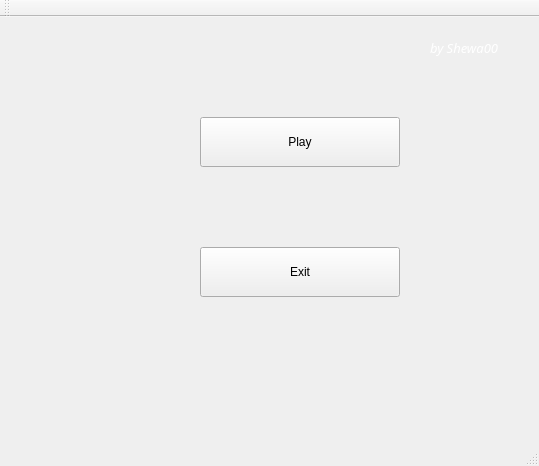
<?xml version="1.0" encoding="UTF-8"?>
<ui version="4.0">
 <class>MainWindow</class>
 <widget class="QMainWindow" name="MainWindow">
  <property name="geometry">
   <rect>
    <x>0</x>
    <y>0</y>
    <width>539</width>
    <height>466</height>
   </rect>
  </property>
  <property name="windowTitle">
   <string>MainWindow</string>
  </property>
  <widget class="QWidget" name="centralWidget">
   <widget class="QPushButton" name="PlayButton">
    <property name="geometry">
     <rect>
      <x>200</x>
      <y>100</y>
      <width>200</width>
      <height>50</height>
     </rect>
    </property>
    <property name="text">
     <string>Play</string>
    </property>
   </widget>
   <widget class="QPushButton" name="ExitButton">
    <property name="geometry">
     <rect>
      <x>200</x>
      <y>230</y>
      <width>200</width>
      <height>50</height>
     </rect>
    </property>
    <property name="text">
     <string>Exit</string>
    </property>
   </widget>
   <widget class="QLabel" name="label">
    <property name="geometry">
     <rect>
      <x>-310</x>
      <y>-130</y>
      <width>1241</width>
      <height>751</height>
     </rect>
    </property>
    <property name="text">
     <string/>
    </property>
    <property name="pixmap">
     <pixmap resource="resources.qrc">:/tex/Bckg</pixmap>
    </property>
   </widget>
   <widget class="QLabel" name="label_2">
    <property name="geometry">
     <rect>
      <x>430</x>
      <y>0</y>
      <width>131</width>
      <height>61</height>
     </rect>
    </property>
    <property name="palette">
     <palette>
      <active>
       <colorrole role="WindowText">
        <brush brushstyle="SolidPattern">
         <color alpha="255">
          <red>255</red>
          <green>255</green>
          <blue>255</blue>
         </color>
        </brush>
       </colorrole>
       <colorrole role="Light">
        <brush brushstyle="SolidPattern">
         <color alpha="255">
          <red>0</red>
          <green>255</green>
          <blue>0</blue>
         </color>
        </brush>
       </colorrole>
      </active>
      <inactive>
       <colorrole role="WindowText">
        <brush brushstyle="SolidPattern">
         <color alpha="255">
          <red>255</red>
          <green>255</green>
          <blue>255</blue>
         </color>
        </brush>
       </colorrole>
       <colorrole role="Light">
        <brush brushstyle="SolidPattern">
         <color alpha="255">
          <red>0</red>
          <green>255</green>
          <blue>0</blue>
         </color>
        </brush>
       </colorrole>
      </inactive>
      <disabled>
       <colorrole role="WindowText">
        <brush brushstyle="SolidPattern">
         <color alpha="255">
          <red>120</red>
          <green>120</green>
          <blue>120</blue>
         </color>
        </brush>
       </colorrole>
       <colorrole role="Light">
        <brush brushstyle="SolidPattern">
         <color alpha="255">
          <red>0</red>
          <green>255</green>
          <blue>0</blue>
         </color>
        </brush>
       </colorrole>
      </disabled>
     </palette>
    </property>
    <property name="font">
     <font>
      <family>MS PGothic</family>
      <pointsize>10</pointsize>
      <weight>50</weight>
      <italic>true</italic>
      <bold>false</bold>
     </font>
    </property>
    <property name="text">
     <string>by Shewa00</string>
    </property>
   </widget>
   <zorder>label</zorder>
   <zorder>PlayButton</zorder>
   <zorder>ExitButton</zorder>
   <zorder>label_2</zorder>
  </widget>
  <widget class="QMenuBar" name="menuBar">
   <property name="geometry">
    <rect>
     <x>0</x>
     <y>0</y>
     <width>539</width>
     <height>21</height>
    </rect>
   </property>
  </widget>
  <widget class="QToolBar" name="mainToolBar">
   <attribute name="toolBarArea">
    <enum>TopToolBarArea</enum>
   </attribute>
   <attribute name="toolBarBreak">
    <bool>false</bool>
   </attribute>
  </widget>
  <widget class="QStatusBar" name="statusBar"/>
 </widget>
 <layoutdefault spacing="6" margin="11"/>
 <resources>
  <include location="resources.qrc"/>
 </resources>
 <connections/>
</ui>
